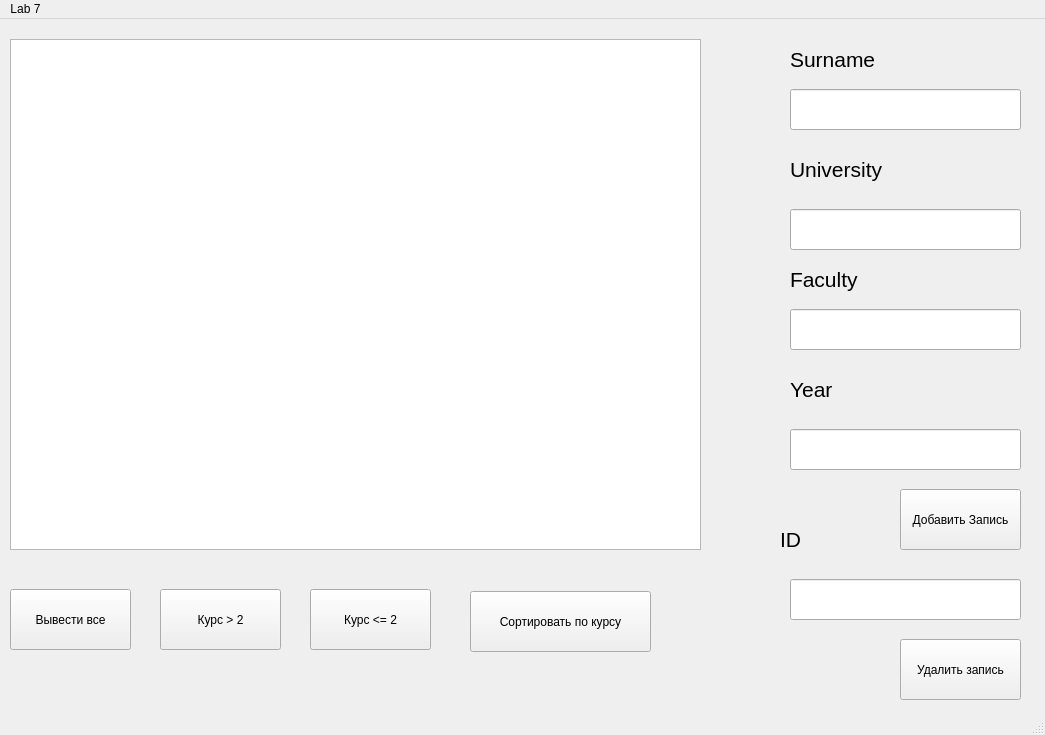
<?xml version="1.0" encoding="UTF-8"?>
<ui version="4.0">
    <class>MainWindow</class>
    <widget class="QMainWindow" name="MainWindow">
        <property name="geometry">
            <rect>
                <x>0</x>
                <y>0</y>
                <width>1045</width>
                <height>735</height>
            </rect>
        </property>
        <property name="windowTitle">
            <string>MainWindow</string>
        </property>
        <widget class="QWidget" name="centralwidget">
            <widget class="QPushButton" name="pushButtonAdd">
                <property name="geometry">
                    <rect>
                        <x>900</x>
                        <y>470</y>
                        <width>121</width>
                        <height>61</height>
                    </rect>
                </property>
                <property name="text">
                    <string>Добавить Запись</string>
                </property>
            </widget>
            <widget class="QPushButton" name="allDataViewButton">
                <property name="geometry">
                    <rect>
                        <x>10</x>
                        <y>570</y>
                        <width>121</width>
                        <height>61</height>
                    </rect>
                </property>
                <property name="text">
                    <string>Вывести все</string>
                </property>
            </widget>
            <widget class="QPushButton" name="filterDataButton">
                <property name="geometry">
                    <rect>
                        <x>160</x>
                        <y>570</y>
                        <width>121</width>
                        <height>61</height>
                    </rect>
                </property>
                <property name="text">
                    <string>Курс &gt; 2</string>
                </property>
            </widget>
            <widget class="QPushButton" name="filterData2Button">
                <property name="geometry">
                    <rect>
                        <x>310</x>
                        <y>570</y>
                        <width>121</width>
                        <height>61</height>
                    </rect>
                </property>
                <property name="text">
                    <string>Курс &lt;= 2</string>
                </property>
            </widget>
            <widget class="QPushButton" name="pushButtonRem">
                <property name="geometry">
                    <rect>
                        <x>900</x>
                        <y>620</y>
                        <width>121</width>
                        <height>61</height>
                    </rect>
                </property>
                <property name="text">
                    <string>Удалить запись</string>
                </property>
            </widget>
            <widget class="QLabel" name="surname_label">
                <property name="geometry">
                    <rect>
                        <x>790</x>
                        <y>20</y>
                        <width>111</width>
                        <height>41</height>
                    </rect>
                </property>
                <property name="font">
                    <font>
                        <pointsize>16</pointsize>
                    </font>
                </property>
                <property name="text">
                    <string>Surname</string>
                </property>
            </widget>
            <widget class="QTableView" name="tableView">
                <property name="geometry">
                    <rect>
                        <x>10</x>
                        <y>20</y>
                        <width>691</width>
                        <height>511</height>
                    </rect>
                </property>
            </widget>
            <widget class="QLabel" name="university_label">
                <property name="geometry">
                    <rect>
                        <x>790</x>
                        <y>130</y>
                        <width>121</width>
                        <height>41</height>
                    </rect>
                </property>
                <property name="font">
                    <font>
                        <pointsize>16</pointsize>
                    </font>
                </property>
                <property name="text">
                    <string>University</string>
                </property>
            </widget>
            <widget class="QLabel" name="id_label">
                <property name="geometry">
                    <rect>
                        <x>780</x>
                        <y>500</y>
                        <width>91</width>
                        <height>41</height>
                    </rect>
                </property>
                <property name="font">
                    <font>
                        <pointsize>16</pointsize>
                    </font>
                </property>
                <property name="text">
                    <string>ID</string>
                </property>
            </widget>
            <widget class="QLineEdit" name="lineEditID">
                <property name="geometry">
                    <rect>
                        <x>790</x>
                        <y>560</y>
                        <width>231</width>
                        <height>41</height>
                    </rect>
                </property>
            </widget>
            <widget class="QLineEdit" name="lineEditUniversity">
                <property name="geometry">
                    <rect>
                        <x>790</x>
                        <y>190</y>
                        <width>231</width>
                        <height>41</height>
                    </rect>
                </property>
            </widget>
            <widget class="QLineEdit" name="lineEditName">
                <property name="geometry">
                    <rect>
                        <x>790</x>
                        <y>70</y>
                        <width>231</width>
                        <height>41</height>
                    </rect>
                </property>
            </widget>
            <widget class="QLineEdit" name="lineEditYear">
                <property name="geometry">
                    <rect>
                        <x>790</x>
                        <y>410</y>
                        <width>231</width>
                        <height>41</height>
                    </rect>
                </property>
            </widget>
            <widget class="QLabel" name="year_label">
                <property name="geometry">
                    <rect>
                        <x>790</x>
                        <y>350</y>
                        <width>91</width>
                        <height>41</height>
                    </rect>
                </property>
                <property name="font">
                    <font>
                        <pointsize>16</pointsize>
                    </font>
                </property>
                <property name="text">
                    <string>Year</string>
                </property>
            </widget>
            <widget class="QLabel" name="faculty_label">
                <property name="geometry">
                    <rect>
                        <x>790</x>
                        <y>240</y>
                        <width>91</width>
                        <height>41</height>
                    </rect>
                </property>
                <property name="font">
                    <font>
                        <pointsize>16</pointsize>
                    </font>
                </property>
                <property name="text">
                    <string>Faculty</string>
                </property>
            </widget>
            <widget class="QLineEdit" name="lineEditFaculty">
                <property name="geometry">
                    <rect>
                        <x>790</x>
                        <y>290</y>
                        <width>231</width>
                        <height>41</height>
                    </rect>
                </property>
            </widget>
            <widget class="QPushButton" name="pushButtonSort">
                <property name="geometry">
                    <rect>
                        <x>470</x>
                        <y>572</y>
                        <width>181</width>
                        <height>61</height>
                    </rect>
                </property>
                <property name="text">
                    <string>Сортировать по курсу</string>
                </property>
            </widget>
        </widget>
        <widget class="QMenuBar" name="menubar">
            <property name="geometry">
                <rect>
                    <x>0</x>
                    <y>0</y>
                    <width>1045</width>
                    <height>20</height>
                </rect>
            </property>
            <widget class="QMenu" name="menuLab_7">
                <property name="title">
                    <string>Lab 7</string>
                </property>
            </widget>
            <addaction name="menuLab_7"/>
        </widget>
        <widget class="QStatusBar" name="statusbar"/>
    </widget>
    <resources/>
    <connections/>
</ui>
